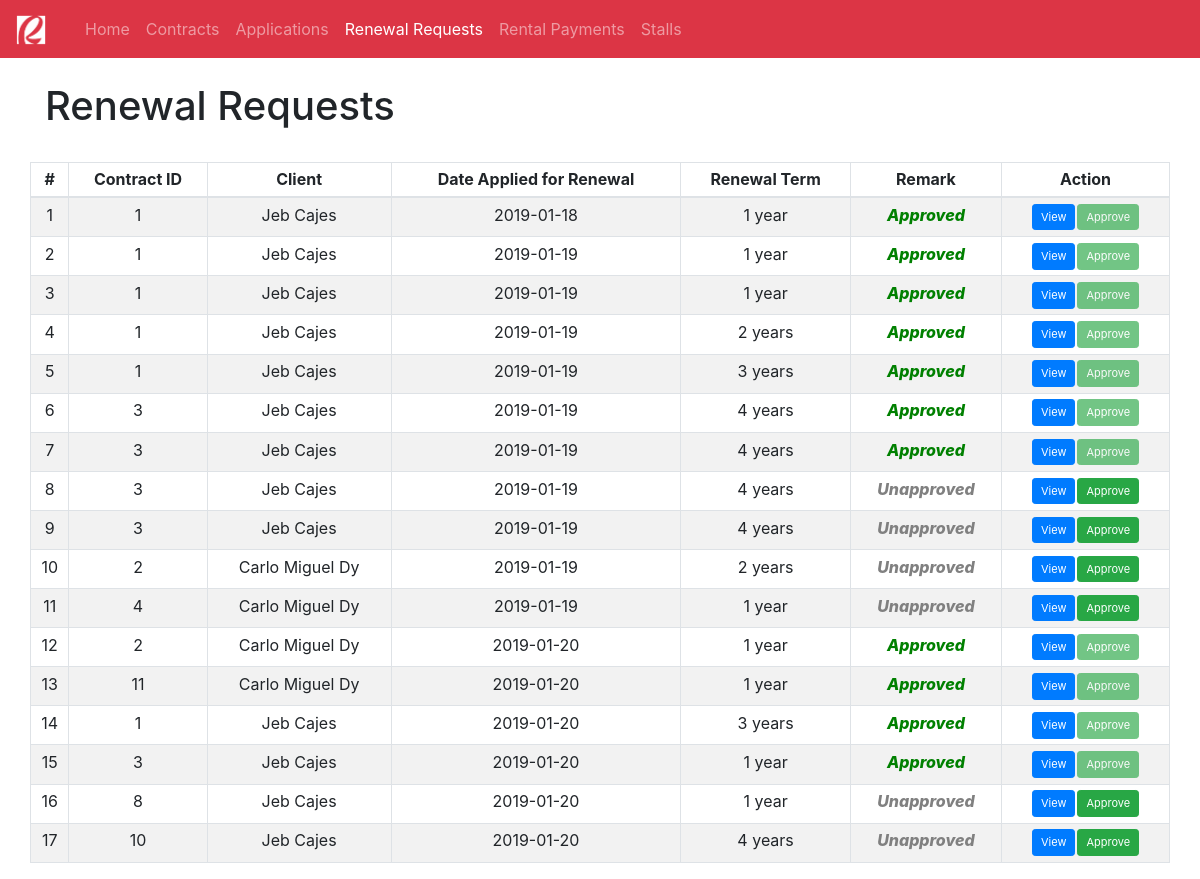
The page /admin-renewal-requests.php on the database as committed earlier.
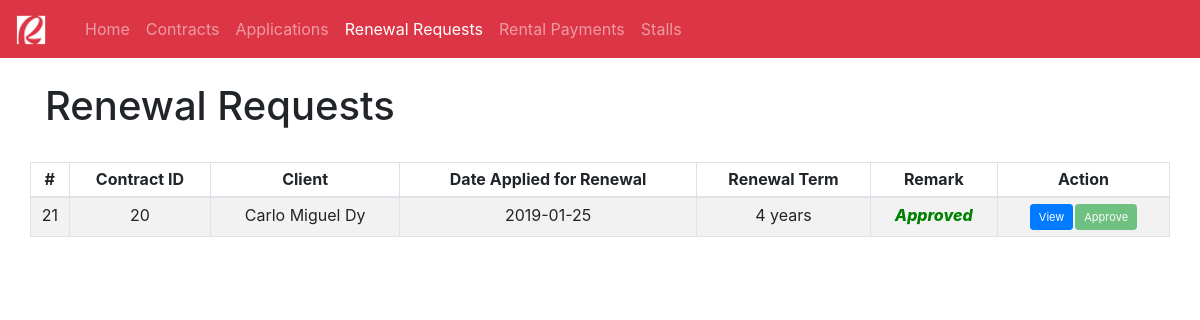
The same page on the database as committed later.
### tables this page shows
CREATE TABLE `renewal` (
  `renewal_id` int(11) NOT NULL,
  `client_id` int(11) NOT NULL,
  `contract_id` int(11) NOT NULL,
  `date_applied_renewal` datetime DEFAULT CURRENT_TIMESTAMP,
  `renewal_status` varchar(32) DEFAULT 'Unapproved',
  `renewal_term` varchar(32) NOT NULL
);

CREATE TABLE `client` (
  `client_id` int(11) NOT NULL,
  `fname` varchar(32) NOT NULL,
  `lname` varchar(32) NOT NULL,
  `email` varchar(64) NOT NULL,
  `address` varchar(128) NOT NULL,
  `contact` varchar(24) NOT NULL
);

### admin-renewal-requests.php (the view, shortened to what the changed rows need)
<!DOCTYPE html>
<html lang="en">
<head>
    <link rel="stylesheet" href="bootstrap-4.2.1-dist/css/bootstrap.min.css">
</head>
<body>
    <div class="container">
        <br><h1>Renewal Requests</h1><br>
        <div class="row">
            <table class="table table-bordered table-striped table-sm">
                <thead align="center">
                    <th>#</th>
                    <th>Contract ID</th>
                    <th>Client</th>
                    <th>Date Applied for Renewal</th>
                    <th>Renewal Term</th>
                    <th>Remark</th>
                    <th>Action</th>
                </thead>
                <?php
                    require_once "api/config.php";
                    $sql_renewal = "SELECT r.renewal_id AS 'renewal_id', cl.fname AS 'fname', cl.lname AS 'lname',
                    r.contract_id AS 'contract_id', r.date_applied_renewal AS 'date_applied_renewal', r.renewal_status AS 'renewal_status',
                    r.renewal_term AS 'renewal_term'
                    FROM renewal r
                    INNER JOIN client cl ON r.client_id = cl.client_id
                    ";
                    $result_renewal = mysqli_query($link, $sql_renewal);
                    if(mysqli_num_rows($result_renewal) > 0 ){
                        while($row_renewal = mysqli_fetch_assoc($result_renewal)){
                            echo "<tr align='center'>";
                                $remark = $row_renewal['renewal_status'];
                                $renewal_id = $row_renewal['renewal_id'];
                                echo "<td>" . $row_renewal['renewal_id'] . "</td>";
                                echo "<td>" . $row_renewal['contract_id'] . "</td>";
                                $contract_id = $row_renewal['contract_id'];
                                echo "<td>" . $row_renewal['fname'] . " " . $row_renewal['lname'] . "</td>";
                                $old_date = strtotime($row_renewal['date_applied_renewal']);
                                $new_date = date('Y-m-d', $old_date);
                                echo "<td>" . $new_date . "</td>";
                                echo "<td>" . $row_renewal['renewal_term'] . "</td>";
                                $renewal_term = $row_renewal['renewal_term'];
                                if($row_renewal['renewal_status'] == 'Approved'){
                                    echo "<td style='color: green; font-weight: 800; font-style: italic;'>" . $row_renewal['renewal_status'] . "</td>";
                                }else{
                                    echo "<td style='color: gray; font-weight: 800; font-style: italic;'>" . $row_renewal['renewal_status'] . "</td>";
                                }
                                if($remark == 'Approved'){
                                    echo "<td>";
                                        echo "<a href='admin-view-renewal-details.php?renewal_id=$renewal_id' class='btn btn-primary btn-sm' style='font-size: 11px; margin: 1px;'>View</a>";
                                        echo "<a href='api/admin-approve-renewal.php?renewal_id=$renewal_id&renewal_term=$renewal_term&contract_id=$contract_id' class='btn btn-success btn-sm disabled' style='font-size: 11px; margin: 1px;'>Approve</a>";
                                    echo "</td>";
                                }elseif($remark == 'Unapproved'){
                                    echo "<td>";
                                        echo "<a href='admin-view-renewal-details.php?renewal_id=$renewal_id' class='btn btn-primary btn-sm' style='font-size: 11px; margin: 1px;'>View</a>";
                                        echo "<a href='api/admin-approve-renewal.php?renewal_id=$renewal_id&renewal_term=$renewal_term&contract_id=$contract_id' class='btn btn-success btn-sm' style='font-size: 11px; margin: 1px;'>Approve</a>";
                                    echo "</td>";
                                }
                            echo "</tr>";
                        }
                    }else{
                        echo '<tr>';
                            echo '<td colspan="7" style="font-style: italic;" align="center">No records found.</td>';
                        echo '</tr>';
                    }
                ?>
            </table>
        </div>
    </div>
</body>
</html>

Rows that differ between the two databases and show on the page:
removed renewal: renewal_id "1", contract "1", client.fname "Jeb", client.lname "Cajes", date_applied_renewal "2019-01-18", renewal_term "1 year", renewal_status "Approved"
removed renewal: renewal_id "2", contract "1", client.fname "Jeb", client.lname "Cajes", date_applied_renewal "2019-01-19", renewal_term "1 year", renewal_status "Approved"
removed renewal: renewal_id "3", contract "1", client.fname "Jeb", client.lname "Cajes", date_applied_renewal "2019-01-19", renewal_term "1 year", renewal_status "Approved"
removed renewal: renewal_id "4", contract "1", client.fname "Jeb", client.lname "Cajes", date_applied_renewal "2019-01-19", renewal_term "2 years", renewal_status "Approved"
removed renewal: renewal_id "5", contract "1", client.fname "Jeb", client.lname "Cajes", date_applied_renewal "2019-01-19", renewal_term "3 years", renewal_status "Approved"
removed renewal: renewal_id "6", contract "3", client.fname "Jeb", client.lname "Cajes", date_applied_renewal "2019-01-19", renewal_term "4 years", renewal_status "Approved"
removed renewal: renewal_id "7", contract "3", client.fname "Jeb", client.lname "Cajes", date_applied_renewal "2019-01-19", renewal_term "4 years", renewal_status "Approved"
removed renewal: renewal_id "8", contract "3", client.fname "Jeb", client.lname "Cajes", date_applied_renewal "2019-01-19", renewal_term "4 years", renewal_status "Unapproved"
removed renewal: renewal_id "9", contract "3", client.fname "Jeb", client.lname "Cajes", date_applied_renewal "2019-01-19", renewal_term "4 years", renewal_status "Unapproved"
removed renewal: renewal_id "10", contract "2", client.fname "Carlo Miguel", client.lname "Dy", date_applied_renewal "2019-01-19", renewal_term "2 years", renewal_status "Unapproved"
removed renewal: renewal_id "11", contract "4", client.fname "Carlo Miguel", client.lname "Dy", date_applied_renewal "2019-01-19", renewal_term "1 year", renewal_status "Unapproved"
removed renewal: renewal_id "12", contract "2", client.fname "Carlo Miguel", client.lname "Dy", date_applied_renewal "2019-01-20", renewal_term "1 year", renewal_status "Approved"
removed renewal: renewal_id "13", contract "11", client.fname "Carlo Miguel", client.lname "Dy", date_applied_renewal "2019-01-20", renewal_term "1 year", renewal_status "Approved"
removed renewal: renewal_id "14", contract "1", client.fname "Jeb", client.lname "Cajes", date_applied_renewal "2019-01-20", renewal_term "3 years", renewal_status "Approved"
removed renewal: renewal_id "15", contract "3", client.fname "Jeb", client.lname "Cajes", date_applied_renewal "2019-01-20", renewal_term "1 year", renewal_status "Approved"
removed renewal: renewal_id "16", contract "8", client.fname "Jeb", client.lname "Cajes", date_applied_renewal "2019-01-20", renewal_term "1 year", renewal_status "Unapproved"
removed renewal: renewal_id "17", contract "10", client.fname "Jeb", client.lname "Cajes", date_applied_renewal "2019-01-20", renewal_term "4 years", renewal_status "Unapproved"
added renewal: renewal_id "21", contract "20", client.fname "Carlo Miguel", client.lname "Dy", date_applied_renewal "2019-01-25", renewal_term "4 years", renewal_status "Approved"
